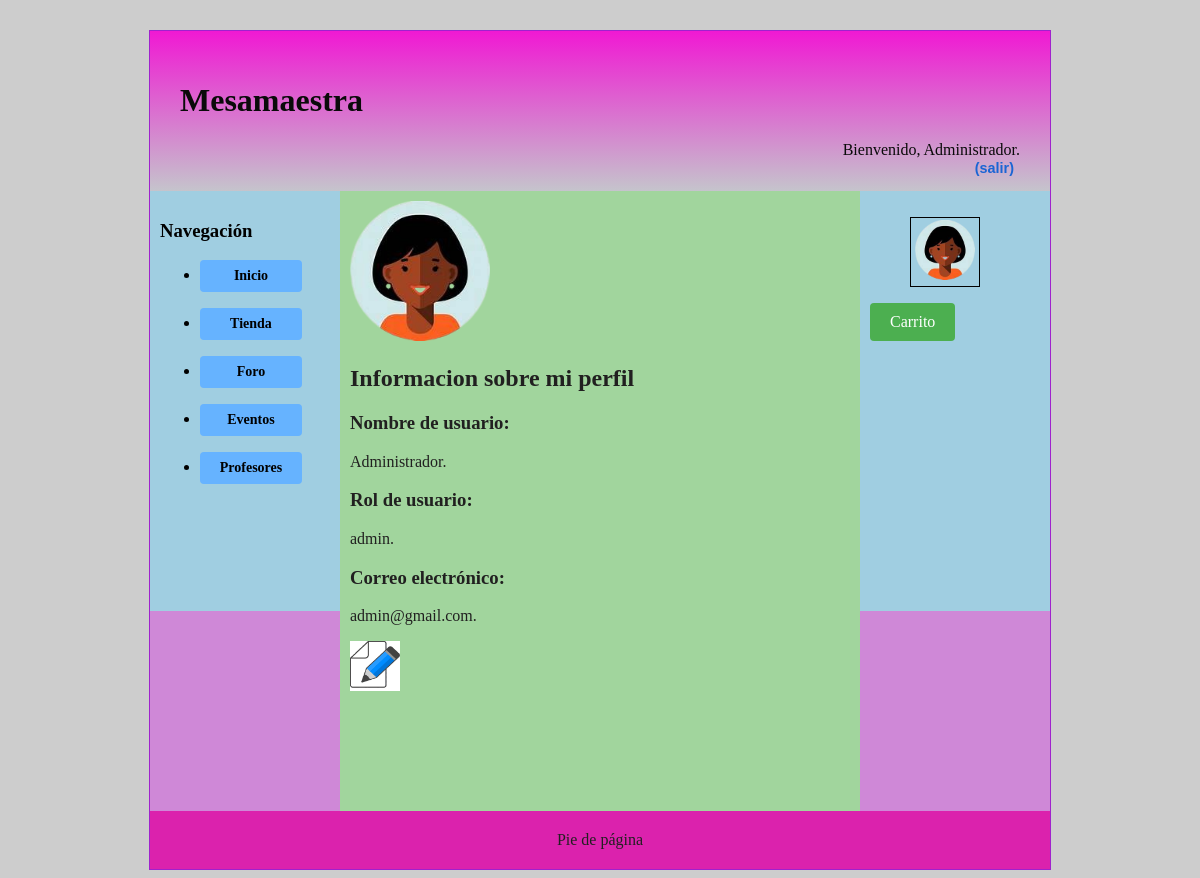
Page /verPerfil.php (signed in) on the committed database.
### tables this page shows
CREATE TABLE `usuarios` (
  `id` int(11) NOT NULL,
  `password` varchar(70) NOT NULL,
  `nombre` varchar(50) NOT NULL,
  `correo` varchar(50) NOT NULL,
  `rolUser` int(11) NOT NULL,
  `valoracion` float DEFAULT NULL,
  `precio` float DEFAULT NULL,
  `avatar` varchar(50) DEFAULT NULL
);

CREATE TABLE `roles` (
  `id` int(11) NOT NULL,
  `nombre` varchar(15) NOT NULL
);

### verPerfil.php (called while the page is built, shortened)
<?php
require_once 'includes/vistas/helpers/verPerfil.php';
$tituloPagina = 'Ver_Perfil';
$contenidoPrincipal =  mostrar_contenidoPerfil();
$params = ['tituloPagina' => $tituloPagina, 'contenidoPrincipal' => $contenidoPrincipal];
        $app->generaVista('/plantillas/plantilla.php', $params);

### includes/src/usuarios/Usuario.php (called while the page is built, shortened)
<?php
class Usuario
{
    public static function buscaUsuario($correo)
    {
        $conn = \es\ucm\fdi\aw\src\BD::getInstance()->getConexionBd();
        $query = sprintf("SELECT * FROM usuarios U WHERE U.correo='%s'", $conn->real_escape_string($correo));
        $rs = $conn->query($query);
        $result = false;
        if ($rs) {
            $fila = $rs->fetch_assoc();
            if ($fila) {
                $result = new Usuario($fila['rolUser'], $fila['nombre'], $fila['password'],$fila['correo'], $fila['avatar'],$fila['id']);
            }
        } else {
            error_log("Error BD ({$conn->errno}): {$conn->error}");
        }
        return $result;
    }
    public static function rolUsuario($usuario)
    {
        $conn = BD::getInstance()->getConexionBd();
        $rolUser = intval($usuario->rolUser);
        $rolQuery = "SELECT nombre FROM roles WHERE id = $rolUser";
        $result = $conn->query($rolQuery);
        if ($result && $result->num_rows > 0) {
            $rolRow = $result->fetch_assoc();
            return $rolRow['nombre'];
        } else {
            return null;
        }
    }
    private $id;
    private $nombre;
    private $avatar;
    protected  function __construct($rol,$nombre, $password, $correo, $avatar, $id = null)
    {
        $this->id = $id;
        $this->rolUser = $rol;
        $this->nombre = $nombre;
        $this->avatar = $avatar;
    }
    public function getId()
    {
        return $this->id;
    }
    public function getNombre()
    {
        return $this->nombre;
    }
    public function getAvatar()
    {
        return $this->avatar;
    }
}

### includes/src/BD.php (called while the page is built, shortened)
<?php
class BD
{
    private static $instancia;
    public static function getInstance()
    {
        if (!self::$instancia instanceof self) {
            self::$instancia = new static();
        }
        return self::$instancia;
    }
    private $rutaRaizApp;
    private $dirInstalacion;
    private $inicializada;
    private function __construct()
    {
        $this->inicializada = false;
    }
    public function init($bdDatosConexion, $rutaApp = RUTA_APP, $dirInstalacion = __DIR__. '/../')
    {
        if (!$this->inicializada) {
            $this->rutaRaizApp = $rutaApp;
            $this->dirInstalacion = $dirInstalacion;
            $tamDirInstalacion = mb_strlen($this->dirInstalacion);
            if ($tamDirInstalacion > 0) {
                $ultimoChar = mb_substr($this->dirInstalacion, $tamDirInstalacion-1, 1);
                if ($ultimoChar === DIRECTORY_SEPARATOR || $ultimoChar === '/') {
                    $this->dirInstalacion = mb_substr($this->dirInstalacion, 0, $tamDirInstalacion - 1);
                }
            }
            $this->inicializada = true;
        }
    }
    public function resuelve($path = '')
    {
        $rutaAppLongitudPrefijo = mb_strlen($this->rutaRaizApp);
        if (mb_strlen($path) > 0 && mb_substr($path, 0, 1) !== '/') {
            $path = '/' . $path;
        }
        return $this->rutaRaizApp . $path;
    }
    public function doInclude($path = '', &$params= [])
    {
        $this->doIncludeInterna($path, $params);
    }
    private function doIncludeInterna($path, &$params)
    {
        include($this->dirInstalacion  . $path);
    }
    public function generaVista(string $rutaVista, &$params)
    {
        $params['app'] = $this;
        $rutaVista = "/vistas{$rutaVista}";
        $this->doIncludeInterna($rutaVista, $params);
    }
    public function usuarioLogueado()
    {
        return ($_SESSION['login'] ?? false) === true;
    }
}

### includes/vistas/helpers/utils.php (called while the page is built, shortened)
<?php
function resuelve($path = ''){
    $app = \es\ucm\fdi\aw\src\BD::getInstance();
    $url = $app->resuelve($path);
    return $url;
}

### includes/vistas/helpers/verPerfil.php (the view, shortened to what this page needs)
<?php
function mostrar_contenidoPerfil()
{
	$app = BD::getInstance();
    if ($app->usuarioLogueado())  {
		$correo_usuario = $_SESSION['correo'];
		$usuario = Usuario::buscaUsuario($correo_usuario);
		$nombre = $usuario->getNombre();
		$rol = Usuario::rolUsuario($usuario);
		$avatar = $usuario->getAvatar() ? (RUTA_IMGS . $usuario->getAvatar()) : (RUTA_IMGS . 'images/avatarPorDefecto.png');
		$contenido =<<<EOS
		<section>
		<img src = $avatar width="140" height="140"> </img>
		<h2> Informacion sobre mi perfil</h2>
			<article>
				<h3>Nombre de usuario:</h3>
				<p>$nombre.</p>
			</article>
			<article>
				<h3>Rol de usuario:</h3>
				<p>$rol.</p>
			</article>
			<article>
				<h3>Correo electrónico:</h3>
				<p>$correo_usuario.</p>
			</article>
		</section>
		EOS;
			$direccionEditor = resuelve("EditorUsuarioView.php");
			$contenido .=<<<EOF
			<div class="editar_Usuario">
				<a href="{$direccionEditor}?id={$usuario->getId()}">
					<img src="/G3_SW/images/editar_producto.png" alt="Editor Producto" width="50" height="50">
				</a>
			</div>
			EOF;
	} else {
        $contenido=<<<EOS
        <h2>Aviso:</h2>
        <p>Todavía no te has registrado.</p>
        EOS;
	}
    return $contenido;
}

### includes/vistas/comun/sidebarDer.php (shortened to what this page needs)
<aside id="sidebarDer">
<?php
$app = BD::getInstance();
if (!$app->usuarioLogueado())  : $avatar =(RUTA_IMGS . 'images/avatarPorDefecto.png');?>
        <img src="<?php echo $avatar; ?>" alt="Avatar por defecto" width="60" height="60">
    <?php else: ?>
            <?php
            $correo_usuario = $_SESSION['correo'];
            $usuario = Usuario::buscaUsuario($correo_usuario);
            $avatar = $usuario->getAvatar() ? (RUTA_IMGS . $usuario->getAvatar()) : (RUTA_IMGS . 'images/avatarPorDefecto.png');
            ?>
            <ul class="dropdown">
                <li class="menu1"><img src="<?php echo $avatar; ?>" alt="Avatar de <?php echo $usuario->getNombre(); ?>" width="60" height="60">
            </li>
        </ul>
    <?php endif; ?>
    <div class="sidebar-section" id="carrito">
        <p><a href="<?php echo resuelve('/includes/carrito_usuario.php'); ?>" class="button-like-link">Carrito</a></p>
    </div>
</aside>

### css/estilo.css (style rules this page uses)
body { background-color: #CDCDCD; }
aside { padding: 10px; float: right; width: 170px; height: 400px; background-color: #a0cee1; }
ul.dropdown, ul.dropdown-content { list-style: none; }
ul.dropdown li { display: inline-block; }
.dropdown li { border: 1px solid black; padding: 2px 4px; }
.button-like-link { display: inline-block; background-color: #4CAF50; color: white; padding: 10px 20px; text-align: center; text-decoration: none; border: none; border-radius: 4px; cursor: pointer; }

### rows in the picture
usuarios: avatar (picture), nombre "Administrador"
roles: nombre "admin"

### other values in the picture
$params['cabecera'] "Mesamaestra"
mostrarSaludo() "Bienvenido, Administrador."
$correo_usuario "admin@gmail.com"
